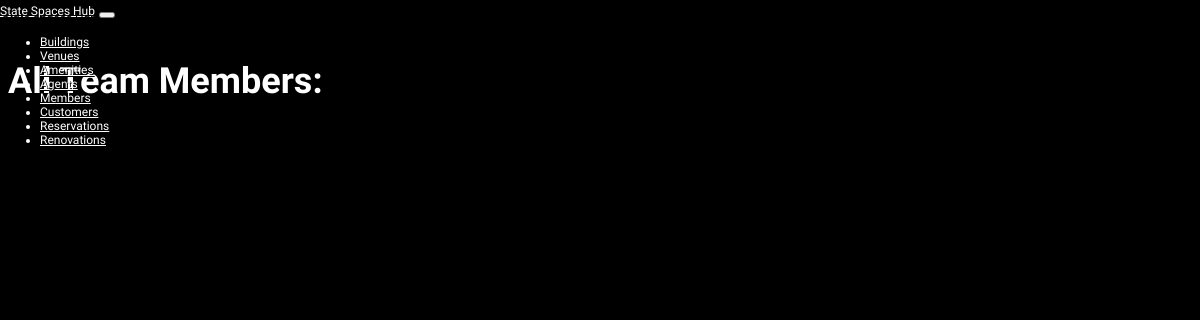
The app's page /team_member/list, older data.
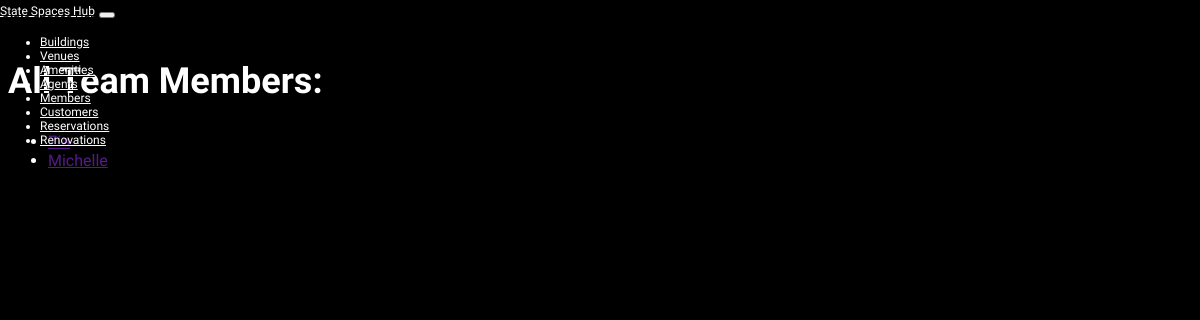
The same page, newer data.
### StateSpacesHub/models.py (models this page shows, shortened)
class TeamMember(models.Model):
    name = models.CharField(max_length=255, null=False)
    agent = models.ForeignKey(Agent, on_delete=models.CASCADE, related_name='team_members')

### StateSpacesHub/views.py (the view)
# urls.py: path('team_member/list', TeamMemberListView.as_view(), name='team_member'),
class TeamMemberListView(ListView):
    model = TeamMember
    template_name = 'team_member/TeamMemberList.html'
    context_object_name = 'team_members'

### templates/team_member/TeamMemberList.html (shortened to what this page needs)
{% extends "base.html" %}
{% load static %}
{% block content %}
  <h2>All Team Members:</h2>
  <ul>
      {% for team_member in team_members %}
        <li><a href = "{{team_member.get_absolute_url}}"> {{ team_member.name }}</a></li>
      {% endfor %}
  </ul>
{% endblock content %}

Row changes from the older to the newer data that the page shows:
added TeamMember: name "Zia"
added TeamMember: name "Michelle"
